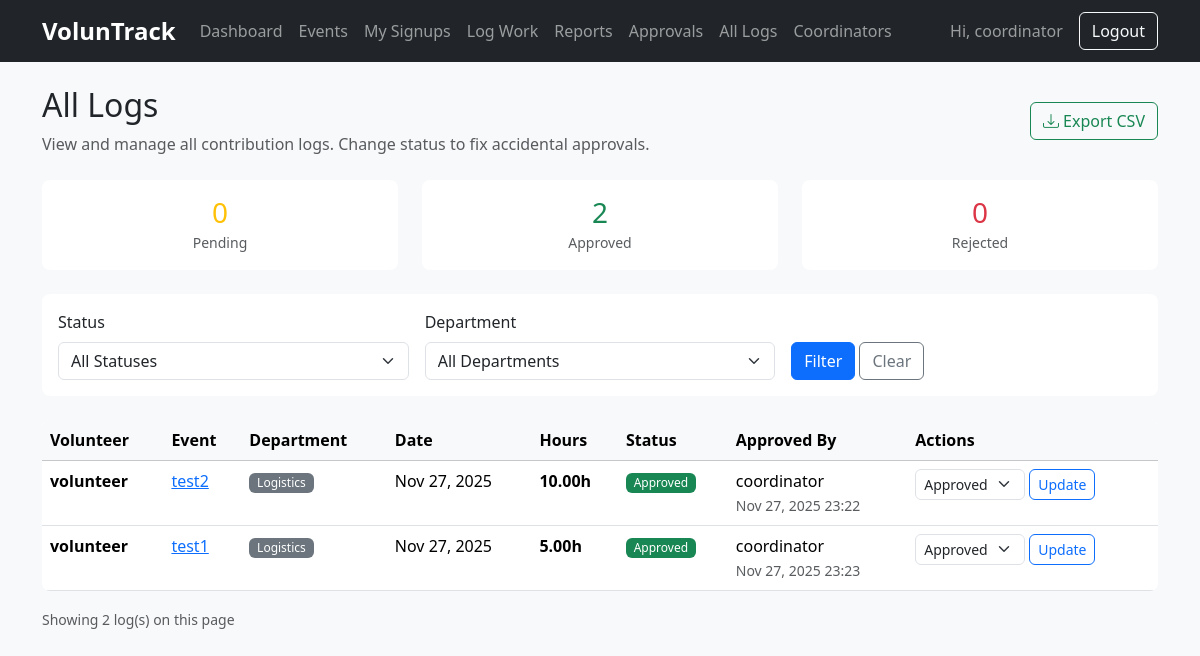
Page /logs/ (signed in) on the committed database.
### hub/models.py (models this page shows, shortened)
class Contribution(models.Model):
    STATUS_CHOICES = [
        ("PENDING", "Pending"),
        ("APPROVED", "Approved"),
        ("REJECTED", "Rejected"),
    ]
    user = models.ForeignKey(
        User,
        on_delete=models.CASCADE,
        help_text="The volunteer who logged this contribution"
    )
    event = models.ForeignKey(
        Event,
        null=True,
        blank=True,
        on_delete=models.SET_NULL,
        help_text="Optional associated event (null for non-event work)"
    )
    department = models.ForeignKey(
        Department,
        on_delete=models.CASCADE,
        help_text="Department this work was performed for"
    )
    date = models.DateField(
        default=timezone.now,
        help_text="Date when the volunteer work was performed"
    )
    hours = models.DecimalField(
        max_digits=5,
        decimal_places=2,
        help_text="Number of hours worked (e.g., 2.5 for 2 hours 30 minutes)"
    )
    description = models.TextField(
        blank=True,
        help_text="Optional description of work performed"
    )
    status = models.CharField(
        max_length=8,
        choices=STATUS_CHOICES,
        default="PENDING",
        help_text="Current approval status"
    )
    approved_by = models.ForeignKey(
        User,
        null=True,
        blank=True,
        on_delete=models.SET_NULL,
        related_name="contributions_approved",
        help_text="Coordinator who reviewed this contribution"
    )
    approved_at = models.DateTimeField(
        null=True,
        blank=True,
        help_text="When this contribution was reviewed"
    )
    rejection_reason = models.TextField(
        blank=True,
        help_text="Reason for rejection (if applicable)"
    )
    created_at = models.DateTimeField(
        auto_now_add=True,
        help_text="When this contribution was submitted"
    )
    class Meta:
        ordering = ["-created_at"]

class Event(models.Model):
    STATUS_CHOICES = [
        ("SCHEDULED", "Scheduled"),
        ("COMPLETED", "Completed"),
        ("CANCELLED", "Cancelled"),
    ]
    title = models.CharField(
        max_length=200,
        help_text="Name of the volunteer event"
    )
    description = models.TextField(
        blank=True,
        help_text="Detailed description of the event"
    )
    department = models.ForeignKey(
        Department,
        null=True,
        blank=True,
        on_delete=models.SET_NULL,
        help_text="Optional department this event belongs to"
    )
    date = models.DateTimeField(
        help_text="When the event takes place"
    )
    location = models.CharField(
        max_length=200,
        help_text="Where the event takes place"
    )
    capacity = models.PositiveIntegerField(
        default=0,
        help_text="Maximum number of signups (0 = unlimited)"
    )
    status = models.CharField(
        max_length=10,
        choices=STATUS_CHOICES,
        default="SCHEDULED",
        help_text="Current status in event lifecycle"
    )
    created_by = models.ForeignKey(
        User,
        on_delete=models.CASCADE,
        related_name="events_created",
        help_text="Coordinator who created this event"
    )
    created_at = models.DateTimeField(
        auto_now_add=True,
        help_text="When this event was created"
    )
    class Meta:
        ordering = ["date"]

class Department(models.Model):
    name = models.CharField(max_length=100, unique=True)
    class Meta:
        ordering = ['name']

### hub/views.py (the view)
# urls.py: path("logs/", views.all_logs, name="all_logs"),
@login_required
@coordinator_required
def all_logs(request):
    status_filter = request.GET.get("status", "")
    dept_filter = request.GET.get("department", "")
    queryset = Contribution.objects.select_related("user", "event", "department", "approved_by")
    if status_filter:
        queryset = queryset.filter(status=status_filter)
    if dept_filter.isdigit():
        queryset = queryset.filter(department_id=int(dept_filter))
    contributions = queryset.order_by("-created_at")
    paginator = Paginator(contributions, 25)  # 25 per page for logs
    page_obj = paginator.get_page(request.GET.get("page", 1))
    return render(request, "hub/all_logs.html", {
        "contributions": page_obj,
        "status_filter": status_filter,
        "dept_filter": dept_filter,
        "pending_count": Contribution.objects.filter(status="PENDING").count(),
        "approved_count": Contribution.objects.filter(status="APPROVED").count(),
        "rejected_count": Contribution.objects.filter(status="REJECTED").count(),
        "departments": Department.objects.all(),
    })

### hub/templates/hub/all_logs.html (shortened to what this page needs)
{% extends "hub/base.html" %}
{% block content %}
<div class="d-flex justify-content-between align-items-center mb-4">
  <div>
    <h2>All Logs</h2>
    <p class="text-muted mb-0">View and manage all contribution logs. Change status to fix accidental approvals.</p>
  </div>
  <a href="{% url 'hub:export_logs_csv' %}" class="btn btn-outline-success"><i class="bi bi-download"></i> Export CSV</a>
</div>
<div class="row mb-4">
  <div class="col-md-4"><div class="card {% if status_filter == 'PENDING' %}border-warning border-2{% endif %}"><div class="card-body text-center"><h3 class="mb-0 text-warning">{{ pending_count }}</h3><small class="text-muted">Pending</small></div></div></div>
  <div class="col-md-4"><div class="card {% if status_filter == 'APPROVED' %}border-success border-2{% endif %}"><div class="card-body text-center"><h3 class="mb-0 text-success">{{ approved_count }}</h3><small class="text-muted">Approved</small></div></div></div>
  <div class="col-md-4"><div class="card {% if status_filter == 'REJECTED' %}border-danger border-2{% endif %}"><div class="card-body text-center"><h3 class="mb-0 text-danger">{{ rejected_count }}</h3><small class="text-muted">Rejected</small></div></div></div>
</div>
<div class="card mb-4">
  <div class="card-body">
    <form method="get" class="row g-3 align-items-end">
      <div class="col-md-4">
        <label class="form-label">Status</label>
        <select name="status" class="form-select">
          <option value="">All Statuses</option>
        </select>
      </div>
      <div class="col-md-4">
        <label class="form-label">Department</label>
        <select name="department" class="form-select">
          <option value="">All Departments</option>
        </select>
      </div>
      <div class="col-md-4">
        <button type="submit" class="btn btn-primary">Filter</button>
        <a href="{% url 'hub:all_logs' %}" class="btn btn-outline-secondary">Clear</a>
      </div>
    </form>
  </div>
</div>
<div class="card">
  <div class="card-body p-0">
    {% if contributions %}
      <div class="table-responsive">
        <table class="table table-hover mb-0">
          <thead class="table-light">
            <tr><th>Volunteer</th><th>Event</th><th>Department</th><th>Date</th><th>Hours</th><th>Status</th><th>Approved By</th><th>Actions</th></tr>
          </thead>
          <tbody>
            {% for c in contributions %}
              <tr>
                <td><strong>{{ c.user.get_full_name|default:c.user.username }}</strong></td>
                <td>{% if c.event %}<a href="{% url 'hub:event_detail' c.event.pk %}">{{ c.event.title|truncatewords:3 }}</a>{% else %}<span class="text-muted">—</span>{% endif %}</td>
                <td><span class="badge bg-secondary">{{ c.department.name }}</span></td>
                <td>{{ c.date|date:"M d, Y" }}</td>
                <td><strong>{{ c.hours }}h</strong></td>
                <td>
                  {% if c.status == "PENDING" %}<span class="badge bg-warning text-dark">Pending</span>
                  {% elif c.status == "APPROVED" %}<span class="badge bg-success">Approved</span>
                  {% else %}<span class="badge bg-danger">Rejected</span>{% endif %}
                </td>
                <td>{% if c.approved_by %}{{ c.approved_by.get_full_name|default:c.approved_by.username }}<br><small class="text-muted">{{ c.approved_at|date:"M d, Y H:i" }}</small>{% else %}<span class="text-muted">—</span>{% endif %}</td>
                <td>
                  <form method="post" action="{% url 'hub:log_update_status' c.pk %}" class="d-flex gap-1">
                    <select name="status" class="form-select form-select-sm" style="width:auto">
                      <option value="APPROVED" {% if c.status == "APPROVED" %}selected{% endif %}>Approved</option>
                    </select>
                    <button type="submit" class="btn btn-sm btn-outline-primary">Update</button>
                  </form>
                </td>
              </tr>
            {% endfor %}
          </tbody>
        </table>
      </div>
    {% else %}<div class="text-center py-5"><p class="text-muted mb-0">No logs found matching your filters.</p></div>{% endif %}
  </div>
</div>
<div class="mt-3"><small class="text-muted">Showing {{ contributions|length }} log(s) on this page</small></div>
{% endblock %}

### hub/templates/hub/base.html (shortened to what this page needs)
<!DOCTYPE html>
<html lang="en">
<head>
  <link href="https://cdn.jsdelivr.net/npm/bootstrap@5.3.3/dist/css/bootstrap.min.css" rel="stylesheet">
  <link href="https://cdn.jsdelivr.net/npm/bootstrap-icons@1.11.3/font/bootstrap-icons.min.css" rel="stylesheet">
  {% load static %}
  <link href="{% static 'hub/main.css' %}" rel="stylesheet">
</head>
<body>
<nav class="navbar navbar-expand-lg navbar-dark bg-dark mb-4">
  <div class="container">
    <a class="navbar-brand" href="{% url 'hub:home' %}">VolunTrack</a>
    <div class="collapse navbar-collapse" id="navbarMain">
      <ul class="navbar-nav me-auto">
        {% if user.is_authenticated %}
          <li class="nav-item">
            <a class="nav-link" href="{% url 'hub:dashboard' %}">Dashboard</a>
          </li>
          <li class="nav-item">
            <a class="nav-link" href="{% url 'hub:events_list' %}">Events</a>
          </li>
          <li class="nav-item">
            <a class="nav-link" href="{% url 'hub:signup_list' %}">My Signups</a>
          </li>
          <li class="nav-item">
            <a class="nav-link" href="{% url 'hub:contribution_create' %}">Log Work</a>
          </li>
          <li class="nav-item">
            <a class="nav-link" href="{% url 'hub:reports' %}">Reports</a>
          </li>
          {% if user.profile.is_coordinator %}
            <li class="nav-item">
              <a class="nav-link" href="{% url 'hub:approvals_list' %}">Approvals</a>
            </li>
            <li class="nav-item">
              <a class="nav-link" href="{% url 'hub:all_logs' %}">All Logs</a>
            </li>
            <li class="nav-item">
              <a class="nav-link" href="{% url 'hub:coordinator_management' %}">Coordinators</a>
            </li>
          {% endif %}
        {% endif %}
      </ul>
      <ul class="navbar-nav">
        {% if user.is_authenticated %}
          <li class="nav-item d-flex align-items-center justify-content-center">
            <span class="navbar-text me-3 mb-0">Hi, {{ user.username }}</span>
            <form method="post" action="{% url 'logout' %}" class="d-inline mb-0">
              <button class="btn btn-outline-light">Logout</button>
            </form>
          </li>
        {% endif %}
      </ul>
    </div>
  </div>
</nav>
<div class="container">
  {% block content %}{% endblock %}
</div>
</body>
</html>

### hub/static/hub/main.css (style rules this page uses)
body { padding-bottom: 4rem; background-color: #f8f9fa; }
.navbar-brand { font-weight: 600; font-size: 1.5rem; }
.card { border: none; border-radius: 0.5rem; }
.badge { font-weight: 500; padding: 0.35em 0.65em; }
.form-control, .form-select { border-radius: 0.375rem; }
.btn { border-radius: 0.375rem; font-weight: 500; }
.table { border-radius: 0.5rem; overflow: hidden; }

### rows in the picture
Contribution: user.get_full_name "volunteer", event "test2", department.name "Logistics", date "Nov 27, 2025", hours "10.00", shows "Approved", approved_by.get_full_name "coordinator", approved_at "Nov 27, 2025 23:22", status "Approved"
Contribution: user.get_full_name "volunteer", event "test1", department.name "Logistics", date "Nov 27, 2025", hours "5.00", shows "Approved", approved_by.get_full_name "coordinator", approved_at "Nov 27, 2025 23:23", status "Approved"

### other values in the picture
{{ user.username }} "coordinator"
{{ pending_count }} "0"
{{ approved_count }} "2"
{{ rejected_count }} "0"
{{ contributions|length }} "2"
